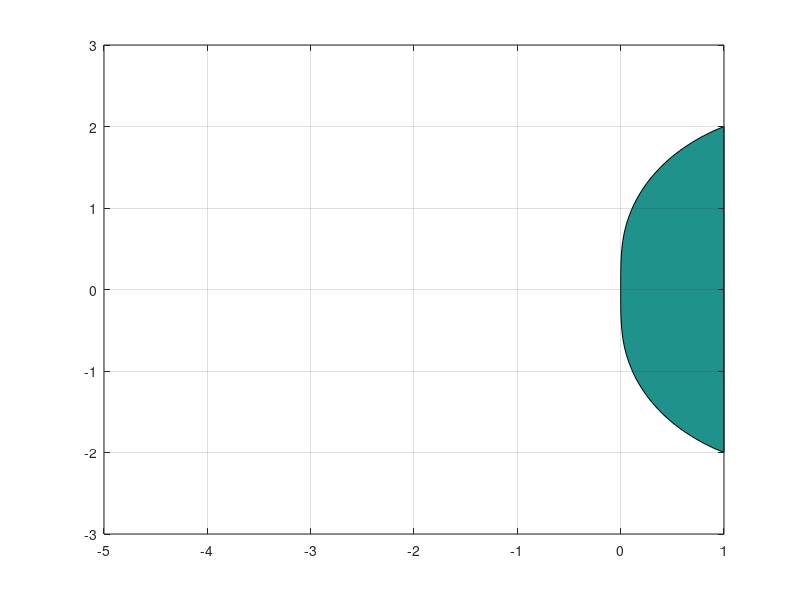

Reproduce this figure in MATLAB.
%% Análisis región estabilidad lineal numericamente para métodos multietapa

% Recorremos un mallado de lambda*dt comprobando si los autovalores de la matriz
% que caracteriza el método son menores que 1

[x y] = meshgrid(-5:.1:1,-3:.1:3); 

for i=1:size(x,1) 
    for j=1:size(x,2)

        z = complex(x(i,j),y(i,j)); 
        aa = roots([3-2*z -4 1]); %ecuación de entrada, pol caract de A
        zz(i,j) = max([abs(aa(1)) abs(aa(2))]); 

    end
end

% contourf(x,y,-zz,-[1 1]) %colorea región inestable
contourf(x,y,zz,[1 1])
grid

%contour(x,y,zz,[0:.1:1])
%surf(x,y,zz)
%colorbar